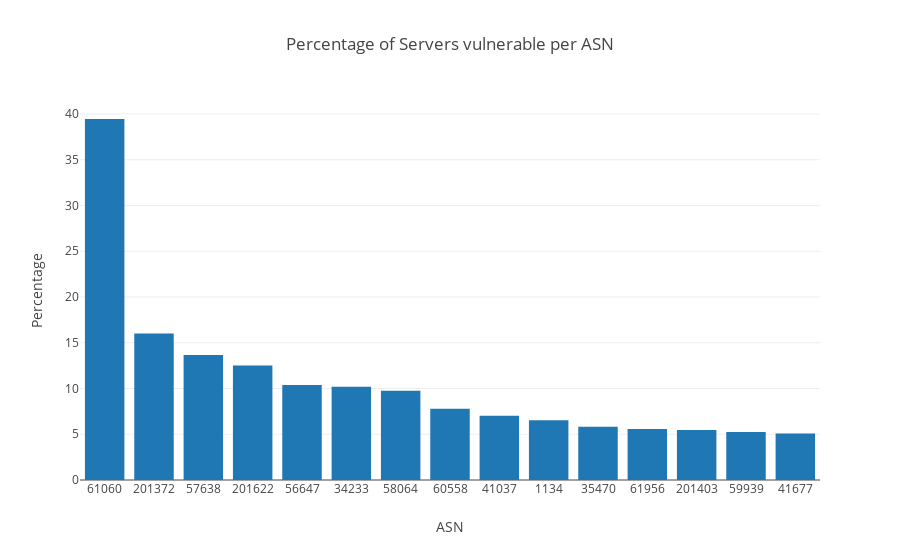

Notebook code for this chart:
### Code cell
# Plot it
data = [go.Bar(
            x=asn_normalized_df.head(15)['asn'],
            y=asn_normalized_df.head(15)['percentage']
)]

layout = go.Layout(title="Percentage of Servers vulnerable per ASN",
                   xaxis=dict(type='category', title='ASN'),
                yaxis=dict(title='Percentage'))

fig = go.Figure(data=data, layout=layout)


iplot(fig, filename='basic-bar')

### Figure 1 — Plotly figure (JSON) as saved in the notebook; plotly's stock layout.template omitted (floating-point values rounded to 4 significant figures)
{"data": [{"type": "bar", "uid": "bea31786-c89d-11e8-b72a-00ff4d40bf84", "x": [61060, 201372, 57638, 201622, 56647, 34233, 58064, 60558, 41037, 1134, 35470, 61956, 201403, 59939, 41677], "y": [39.45, 16.02, 13.67, 12.52, 10.38, 10.19, 9.766, 7.777, 7.031, 6.543, 5.823, 5.566, 5.469, 5.241, 5.078]}], "layout": {"title": "Percentage of Servers vulnerable per ASN", "xaxis": {"title": "ASN", "type": "category"}, "yaxis": {"title": "Percentage"}}}
